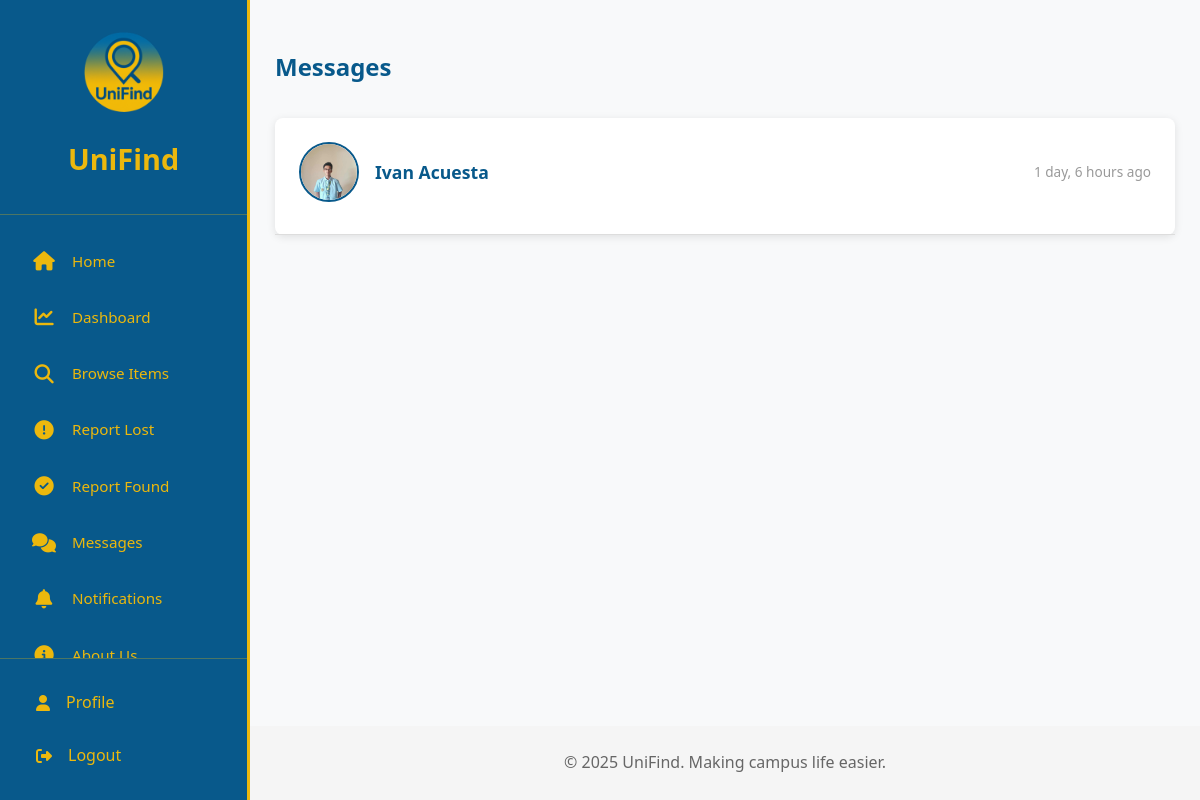
/messages/ (signed in), run on the app's committed database.
### users/models.py (models this page shows, shortened)
class User(AbstractUser):
    ROLE_CHOICES = [
        ('student', 'Student'),
        ('staff', 'Staff'),
        ('instructor', 'Instructor'),
    ]
    student_id = models.CharField(max_length=50, unique=True, blank=True, null=True)
    reputation_points = models.PositiveIntegerField(default=0)
    profile_picture = models.ImageField(upload_to='profile_pics/', blank=True, null=True)
    age = models.PositiveIntegerField(blank=True, null=True)
    birthday = models.DateField(blank=True, null=True)
    address = models.TextField(blank=True, null=True)
    role = models.CharField(max_length=20, choices=ROLE_CHOICES, default='student')

### messaging/models.py (models this page shows, shortened)
class Message(models.Model):
    sender = models.ForeignKey(settings.AUTH_USER_MODEL, on_delete=models.CASCADE, related_name='sent_messages')
    receiver = models.ForeignKey(settings.AUTH_USER_MODEL, on_delete=models.CASCADE, related_name='received_messages')
    item = models.ForeignKey(Item, on_delete=models.CASCADE, related_name='messages', null=True, blank=True)
    content = models.TextField()
    image = models.ImageField(upload_to='message_images/', blank=True, null=True)
    is_read = models.BooleanField(default=False)
    created_at = models.DateTimeField(auto_now_add=True)
    class Meta:
        ordering = ['created_at']

### messaging/views.py (the view, shortened to what this page needs)
# urls.py: path('', views.inbox, name='inbox'),
@login_required
def inbox(request):
    conversations = []
    user_ids = Message.objects.filter(
        Q(sender=request.user) | Q(receiver=request.user)
    ).values_list('sender', 'receiver')
    other_user_ids = set()
    for sender_id, receiver_id in user_ids:
        if sender_id != request.user.id:
            other_user_ids.add(sender_id)
        if receiver_id != request.user.id:
            other_user_ids.add(receiver_id)
    for user_id in other_user_ids:
        other_user = User.objects.get(id=user_id)
        last_message = Message.objects.filter(
            Q(sender=request.user, receiver=other_user) |
            Q(sender=other_user, receiver=request.user)
        ).order_by('-created_at').first()
        unread_count = Message.objects.filter(
            sender=other_user,
            receiver=request.user,
            is_read=False
        ).count()
        conversations.append({
            'user': other_user,
            'last_message': last_message,
            'unread_count': unread_count,
        })
    if conversations:
        conversations.sort(key=lambda x: x['last_message'].created_at if x['last_message'] else x['user'].date_joined, reverse=True)
    return render(request, 'messages/inbox.html', {'conversations': conversations})

### messaging/context_processors.py (called while the page is built)
def unread_messages_count(request):
    if request.user.is_authenticated:
        from .models import Message
        unread_count = Message.objects.filter(
            receiver=request.user,
            is_read=False
        ).count()
        return {'unread_messages_count': unread_count}
    return {'unread_messages_count': 0}

def unread_notifications_count(request):
    if request.user.is_authenticated:
        from notifications.models import Notification
        unread_count = Notification.objects.filter(
            user=request.user,
            is_read=False
        ).count()
        return {'unread_notifications_count': unread_count}
    return {'unread_notifications_count': 0}

### templates/messages/inbox.html (shortened to what this page needs)
{% extends 'base.html' %}
{% block content %}
<section class="section">
    <div class="container">
        <div style="max-width: 900px; margin: 0 auto;">
            <h1 style="color: #08598b; margin-bottom: 2rem;">Messages</h1>
            {% if conversations %}
            <div style="background: white; border-radius: 8px; box-shadow: 0 2px 8px rgba(0,0,0,0.1);">
                {% for conv in conversations %}
                <div style="display: flex; align-items: center; padding: 1.5rem; border-bottom: 1px solid #ddd;">
                    {% if conv.user.is_staff %}
                        <div style="flex-shrink: 0; margin-right: 1rem;">
                            <div style="width: 60px; height: 60px; border-radius: 50%; background: linear-gradient(135deg, #08598b 0%, #0a6fa8 100%); display: flex; align-items: center; justify-content: center; color: #ecb80d; font-size: 1.8rem; border: 2px solid #08598b;">
                                <i class="fas fa-user-shield"></i>
                            </div>
                        </div>
                    {% else %}
                        <a href="{% url 'users:public_profile' conv.user.id %}" style="flex-shrink: 0; margin-right: 1rem;" onclick="event.stopPropagation();">
                            {% if conv.user.profile_picture %}
                            <img src="{{ conv.user.profile_picture.url }}" alt="{{ conv.user.username }}" style="width: 60px; height: 60px; border-radius: 50%; object-fit: cover; border: 2px solid #08598b; cursor: pointer;">
                            {% else %}
                            <div style="width: 60px; height: 60px; border-radius: 50%; background: linear-gradient(135deg, #08598b 0%, #0a6fa8 100%); display: flex; align-items: center; justify-content: center; color: #ecb80d; font-size: 1.5rem; border: 2px solid #08598b; cursor: pointer;">
                                <i class="fas fa-user"></i>
                            </div>
                            {% endif %}
                        </a>
                    {% endif %}
                    <div style="flex: 1;">
                        <a href="{% url 'messaging:conversation' conv.user.id %}" style="text-decoration: none; color: inherit; cursor: pointer;">
                            <div style="display: flex; justify-content: space-between; align-items: center; margin-bottom: 0.5rem;">
                                <h3 style="color: #08598b; margin: 0; font-size: 1.1rem;">
                                    {% if conv.user.is_staff %}Admin{% else %}{{ conv.user.get_full_name|default:conv.user.username }}{% endif %}
                                </h3>
                                <span style="color: #999; font-size: 0.85rem;">{{ conv.last_message.created_at|timesince }} ago</span>
                            </div>
                        </a>
                    </div>
                </div>
                {% endfor %}
            </div>
            {% endif %}
        </div>
    </div>
</section>
{% endblock %}

### static/css/style.css (style rules this page uses)
* { margin: 0; padding: 0; box-sizing: border-box; }
body { font-family: 'Segoe UI', Tahoma, Geneva, Verdana, sans-serif; line-height: 1.6; color: #333; background-color: #f5f5f5; }
.container { max-width: 1200px; margin: 0 auto; padding: 0 20px; }
.section { padding: 3rem 0; }

### templates/base.html (style rules this page uses)
body { margin: 0; display: flex; min-height: 100vh; font-family: 'Segoe UI', Tahoma, Geneva, Verdana, sans-serif; }

### data on the page
User: user.profile_picture (picture), user.get_full_name "Ivan Acuesta", last_message.created_at "1 day, 6 hours"
